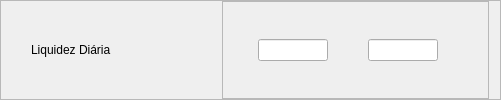
              <widget class="QFrame" name="fLiquidez">
               <property name="frameShape">
                <enum>QFrame::StyledPanel</enum>
               </property>
               <property name="frameShadow">
                <enum>QFrame::Raised</enum>
               </property>
               <layout class="QHBoxLayout" name="horizontalLayout_90">
                <property name="leftMargin">
                 <number>30</number>
                </property>
                <property name="topMargin">
                 <number>0</number>
                </property>
                <property name="bottomMargin">
                 <number>0</number>
                </property>
                <item>
                 <widget class="QLabel" name="label_57">
                  <property name="minimumSize">
                   <size>
                    <width>185</width>
                    <height>0</height>
                   </size>
                  </property>
                  <property name="maximumSize">
                   <size>
                    <width>185</width>
                    <height>150</height>
                   </size>
                  </property>
                  <property name="styleSheet">
                   <string notr="true">font: 14pt &quot;Segoe UI&quot;;</string>
                  </property>
                  <property name="text">
                   <string>Liquidez Diária</string>
                  </property>
                  <property name="alignment">
                   <set>Qt::AlignLeading|Qt::AlignLeft|Qt::AlignVCenter</set>
                  </property>
                 </widget>
                </item>
                <item>
                 <widget class="QFrame" name="frame_72">
                  <property name="frameShape">
                   <enum>QFrame::StyledPanel</enum>
                  </property>
                  <property name="frameShadow">
                   <enum>QFrame::Raised</enum>
                  </property>
                  <layout class="QHBoxLayout" name="horizontalLayout_91">
                   <property name="spacing">
                    <number>0</number>
                   </property>
                   <property name="leftMargin">
                    <number>35</number>
                   </property>
                   <property name="topMargin">
                    <number>0</number>
                   </property>
                   <property name="rightMargin">
                    <number>50</number>
                   </property>
                   <property name="bottomMargin">
                    <number>0</number>
                   </property>
                   <item>
                    <widget class="QLineEdit" name="lineEdit_103">
                     <property name="maximumSize">
                      <size>
                       <width>70</width>
                       <height>16777215</height>
                      </size>
                     </property>
                    </widget>
                   </item>
                   <item>
                    <spacer name="horizontalSpacer_44">
                     <property name="orientation">
                      <enum>Qt::Horizontal</enum>
                     </property>
                     <property name="sizeType">
                      <enum>QSizePolicy::Expanding</enum>
                     </property>
                     <property name="sizeHint" stdset="0">
                      <size>
                       <width>40</width>
                       <height>20</height>
                      </size>
                     </property>
                    </spacer>
                   </item>
                   <item>
                    <widget class="QLineEdit" name="lineEdit_104">
                     <property name="maximumSize">
                      <size>
                       <width>70</width>
                       <height>16777215</height>
                      </size>
                     </property>
                    </widget>
                   </item>
                  </layout>
                 </widget>
                </item>
               </layout>
              </widget>
